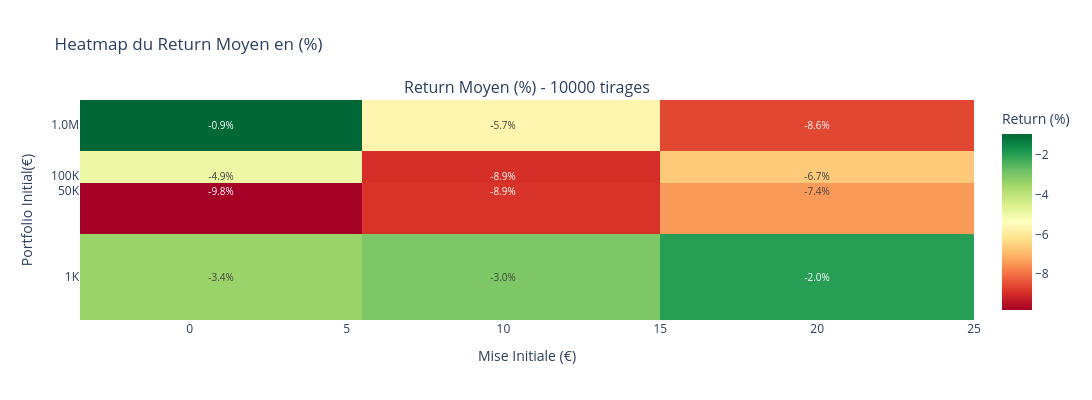

Notebook source saved alongside this figure:
### Markdown cell above
On vois les que les meilleurs combinaison sont celles avec un ratio portefeuille_initial/mise_initial le plus grand possible. On voit aussi que le nombre de tirages a un impact direct sur

### Code cell
import plotly.graph_objects as go
from plotly.subplots import make_subplots

# 1. HEATMAP : le return en fonction du portefeuille init , de la mise init et du nb de tirage
fig_heatmap = make_subplots(
    rows=1, cols=len(nb_tirage_test),
    subplot_titles=[f'Return Moyen (%) - {nb} tirages' for nb in nb_tirage_test],
    horizontal_spacing=0.1
)

for idx, nb_tirage in enumerate(nb_tirage_test):
    df_subset = df_resultats[df_resultats['nb_tirage'] == nb_tirage]
    
    # Créer la du return  matrice Portfolio x Mise
    pivot_data = df_subset.pivot_table(
        values='Return Moyen (%)',
        index='Portfolio Initial',
        columns='Mise Initiale',
        aggfunc='mean'
    )
    
    # fabrique de la heatmap
    fig_heatmap.add_trace(
        go.Heatmap(
            z=pivot_data.values,
            x=pivot_data.columns,
            y=pivot_data.index,  
            hovertemplate='Portfolio: %{y:,.0f}€<br>Mise: %{x}€<br>Return: %{z:.2f}%<extra></extra>',
            colorscale='RdYlGn',
            text=pivot_data.values,
            texttemplate='%{text:.1f}%',
            textfont={"size": 10},
            colorbar=dict[str, str | float](title="Return (%)", x=1.02 + idx*0.3) if idx == len(nb_tirage_test)-1 else None,
            showscale=(idx == len(nb_tirage_test)-1)
        ),
        row=1, col=idx+1
    )
    
    fig_heatmap.update_xaxes(title_text="Mise Initiale (€)", row=1, col=idx+1)
    
    # Configurer l'axe Y en échelle logarithmique pour voir la heatmap correctment 
    portfolio_values = sorted(pivot_data.index)
    fig_heatmap.update_yaxes(
        title_text="Portfolio Initial(€)",
        type="log",
        row=1, col=idx+1,
        tickmode='array',
        tickvals=portfolio_values,  
        ticktext=[f'{val:,.0f}' if val < 1000 else f'{val/1000:.0f}K' if val < 1000000 else f'{val/1000000:.1f}M' 
                 for val in portfolio_values]  
    )

fig_heatmap.update_layout(
    height=400,
    width=1400,
    title_text="Heatmap du Return Moyen en (%)"
)
fig_heatmap.show()

### Figure 1 — Plotly figure (JSON) as saved in the notebook; plotly's stock layout.template omitted (floating-point values rounded to 4 significant figures)
{"data": [{"colorbar": {"title": {"text": "Return (%)"}, "x": 1.02}, "colorscale": [[0, "rgb(165,0,38)"], [0.1, "rgb(215,48,39)"], [0.2, "rgb(244,109,67)"], [0.3, "rgb(253,174,97)"], [0.4, "rgb(254,224,139)"], [0.5, "rgb(255,255,191)"], [0.6, "rgb(217,239,139)"], [0.7, "rgb(166,217,106)"], [0.8, "rgb(102,189,99)"], [0.9, "rgb(26,152,80)"], [1, "rgb(0,104,55)"]], "hovertemplate": "Portfolio: %{y:,.0f}€<br>Mise: %{x}€<br>Return: %{z:.2f}%<extra></extra>", "showscale": true, "text": [[-3.427, -3.045, -1.972], [-9.801, -8.873, -7.419], [-4.937, -8.928, -6.667], [-0.9499, -5.667, -8.576]], "textfont": {"size": 10}, "texttemplate": "%{text:.1f}%", "type": "heatmap", "x": [1, 10, 20], "xaxis": "x", "y": [1000, 50000, 100000, 1000000], "yaxis": "y", "z": [[-3.427, -3.045, -1.972], [-9.801, -8.873, -7.419], [-4.937, -8.928, -6.667], [-0.9499, -5.667, -8.576]]}], "layout": {"annotations": [{"font": {"size": 16}, "showarrow": false, "text": "Return Moyen (%) - 10000 tirages", "x": 0.5, "xanchor": "center", "xref": "paper", "y": 1, "yanchor": "bottom", "yref": "paper"}], "height": 400, "title": {"text": "Heatmap du Return Moyen en (%)"}, "width": 1400, "xaxis": {"anchor": "y", "domain": [0, 1], "title": {"text": "Mise Initiale (€)"}}, "yaxis": {"anchor": "x", "domain": [0, 1], "tickmode": "array", "ticktext": ["1K", "50K", "100K", "1.0M"], "tickvals": [1000, 50000, 100000, 1000000], "title": {"text": "Portfolio Initial(€)"}, "type": "log"}}}
